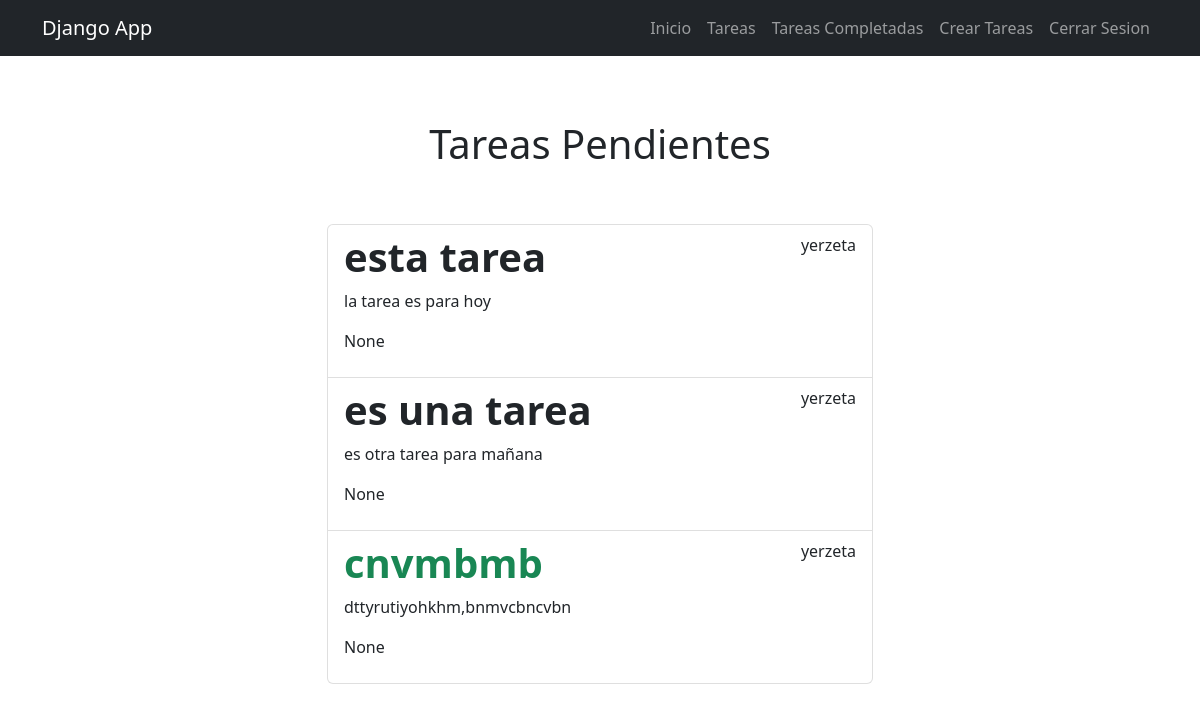
The app's page /tareas (signed in) with its own data.
### tareas/models.py (models this page shows, shortened)
class Tareas(models.Model):
    titulo = models.CharField(max_length=100)
    descripcion = models.TextField(blank=True)
    creado = models.DateTimeField(auto_now_add=True)
    fechacompletada = models.DateTimeField(null=True, blank=True)
    importante = models.BooleanField(default=False)
    user = models.ForeignKey(User, on_delete=models.CASCADE)

### tareas/views.py (the view)
# urls.py: path('tareas', views.tareas, name='tareas'),
@login_required
def tareas(request):
    tarea = Tareas.objects.filter(user=request.user, fechacompletada__isnull=True)
    return render(request, 'tareas.html', {'tareas': tarea} )

### tareas/templates/tareas.html
{% extends 'base.html' %}
{% block content %}
<main class="container ">
    <div class="row">
        <div class="col-md-6 offset-md-3">
            <h1 class="text-center py-5">Tareas Pendientes</h1>
            <ul class="list-group">
                {% for tarea in tareas %}
                    <a class="list-group-item" href="{% url 'tareas_detalles' tarea.id %}">
                        <header class="d-flex justify-content-between">
                            {% if tarea.importante %}
                            <h1 class="fw-bold text-success">{{tarea.titulo}}</h1>
                            {% else %}
                            <h1 class="fw-bold">{{tarea.titulo}}</h1>
                            {% endif %}
                            <p>{{tarea.user.username}}</p>
                        </header>
                        <p>{{tarea.descripcion}}</p>
                        <p>{{tarea.fechacompletada}}</p>
                    </a>
                {% endfor%}
            </ul>
        </div>
    </div>
</main>
{% endblock %}

### tareas/templates/base.html (shortened to what this page needs)
<!DOCTYPE html>
<html lang="en">
<head>
    <link rel="stylesheet" href="https://cdn.jsdelivr.net/npm/bootstrap@5.2.2/dist/css/bootstrap.min.css
    ">
</head>
<body>
    <nav class="navbar navbar-expand-lg bg-dark navbar-dark">
        <div class="container">
          <a class="navbar-brand" href="/">Django App</a>
          <div class="collapse navbar-collapse" id="navbarNav">
            <ul class="navbar-nav ms-auto">
                <li class="nav-item">
                    <a href="/"  class="nav-link "> Inicio</a>
                </li>
                {% if user.is_authenticated %}
                <li class="nav-item">
                    <a href="/tareas" class="nav-link ">Tareas</a>
                </li>
                <li class="nav-item">
                    <a href="{% url 'tareas_completadas' %}" class="nav-link">Tareas Completadas</a>
                <li class="nav-item">
                    <a href="/tareas/crear_tareas" class="nav-link">Crear Tareas</a>
                </li>
                <li class="nav-item">
                    <a href="/cerrarsesion" class="nav-link">Cerrar Sesion</a>
                </li>
                {% endif %}
            </ul>
          </div>
        </div>
      </nav>
    {% block content %}
    {% endblock %}
</body>
</html>

### records on screen
Tareas: titulo "esta tarea", user.username "yerzeta", descripcion "la tarea es para hoy", fechacompletada "None"
Tareas: titulo "es una tarea", user.username "yerzeta", descripcion "es otra tarea para mañana", fechacompletada "None"
Tareas: titulo "cnvmbmb", user.username "yerzeta", descripcion "dttyrutiyohkhm,bnmvcbncvbn", fechacompletada "None"
